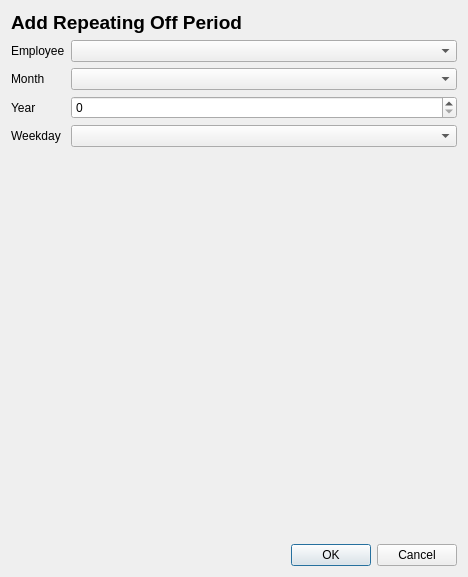
<?xml version="1.0" encoding="UTF-8"?>
<ui version="4.0">
 <class>Form</class>
 <widget class="QWidget" name="Form">
  <property name="geometry">
   <rect>
    <x>0</x>
    <y>0</y>
    <width>468</width>
    <height>577</height>
   </rect>
  </property>
  <property name="windowTitle">
   <string>Form</string>
  </property>
  <layout class="QVBoxLayout" name="verticalLayout">
   <item>
    <layout class="QVBoxLayout" name="editorLayout" stretch="0,1,0">
     <property name="sizeConstraint">
      <enum>QLayout::SetDefaultConstraint</enum>
     </property>
     <item>
      <widget class="QLabel" name="editorTitle">
       <property name="font">
        <font>
         <pointsize>14</pointsize>
         <weight>75</weight>
         <bold>true</bold>
        </font>
       </property>
       <property name="text">
        <string>Add Repeating Off Period</string>
       </property>
      </widget>
     </item>
     <item>
      <layout class="QFormLayout" name="userFormLayout">
       <item row="0" column="0">
        <widget class="QLabel" name="employeeLabel">
         <property name="text">
          <string>Employee</string>
         </property>
        </widget>
       </item>
       <item row="1" column="0">
        <widget class="QLabel" name="monthLabel">
         <property name="text">
          <string>Month</string>
         </property>
        </widget>
       </item>
       <item row="2" column="0">
        <widget class="QLabel" name="yearLabel">
         <property name="text">
          <string>Year</string>
         </property>
        </widget>
       </item>
       <item row="0" column="1">
        <widget class="QComboBox" name="employeeBox"/>
       </item>
       <item row="3" column="0">
        <widget class="QLabel" name="weekdayLabel">
         <property name="text">
          <string>Weekday</string>
         </property>
        </widget>
       </item>
       <item row="1" column="1">
        <widget class="QComboBox" name="monthBox"/>
       </item>
       <item row="2" column="1">
        <widget class="QSpinBox" name="yearBox"/>
       </item>
       <item row="3" column="1">
        <widget class="QComboBox" name="weekdayBox"/>
       </item>
      </layout>
     </item>
     <item>
      <widget class="QDialogButtonBox" name="buttonBox">
       <property name="standardButtons">
        <set>QDialogButtonBox::Cancel|QDialogButtonBox::Ok</set>
       </property>
      </widget>
     </item>
    </layout>
   </item>
  </layout>
 </widget>
 <resources/>
 <connections/>
</ui>
